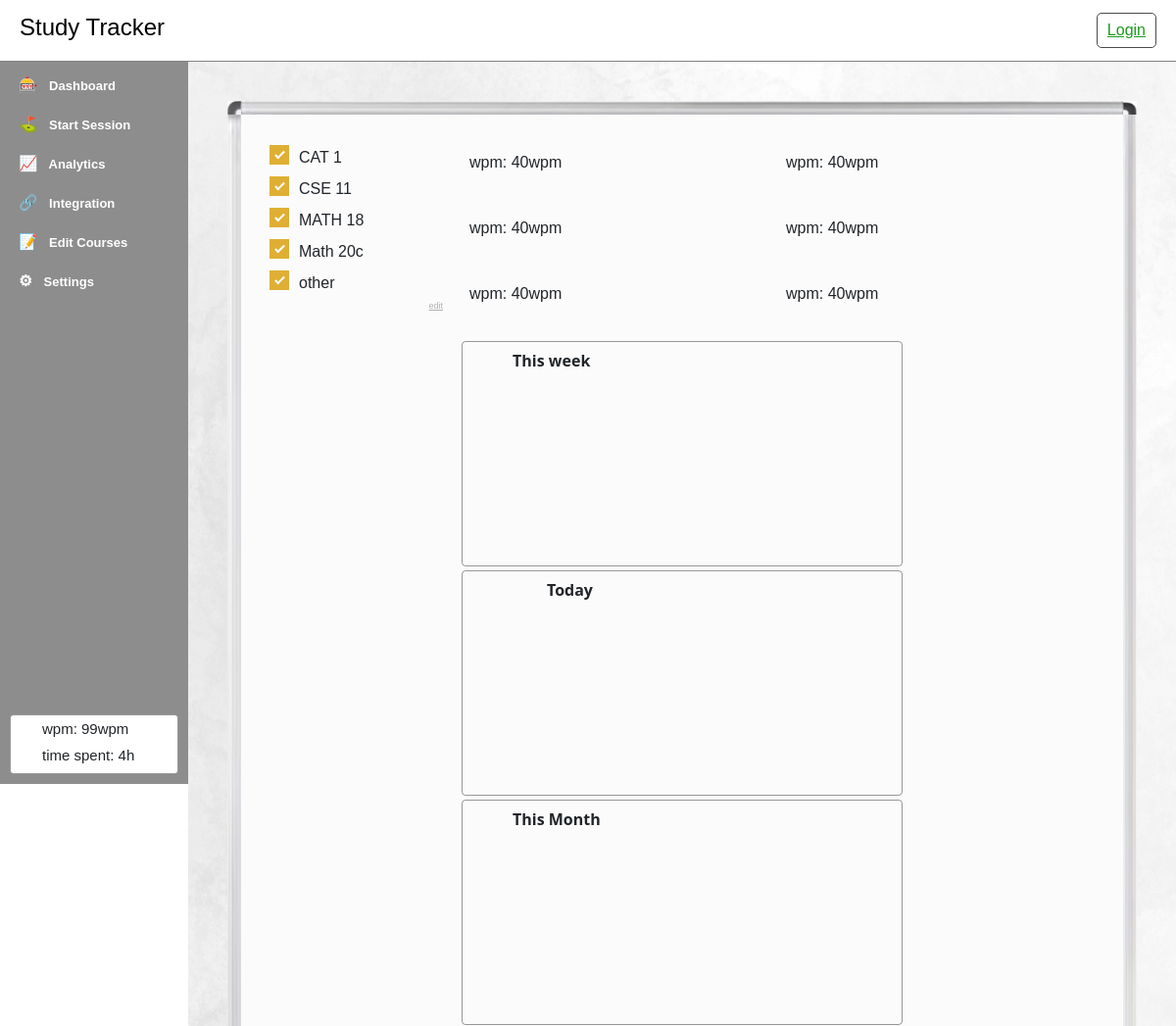
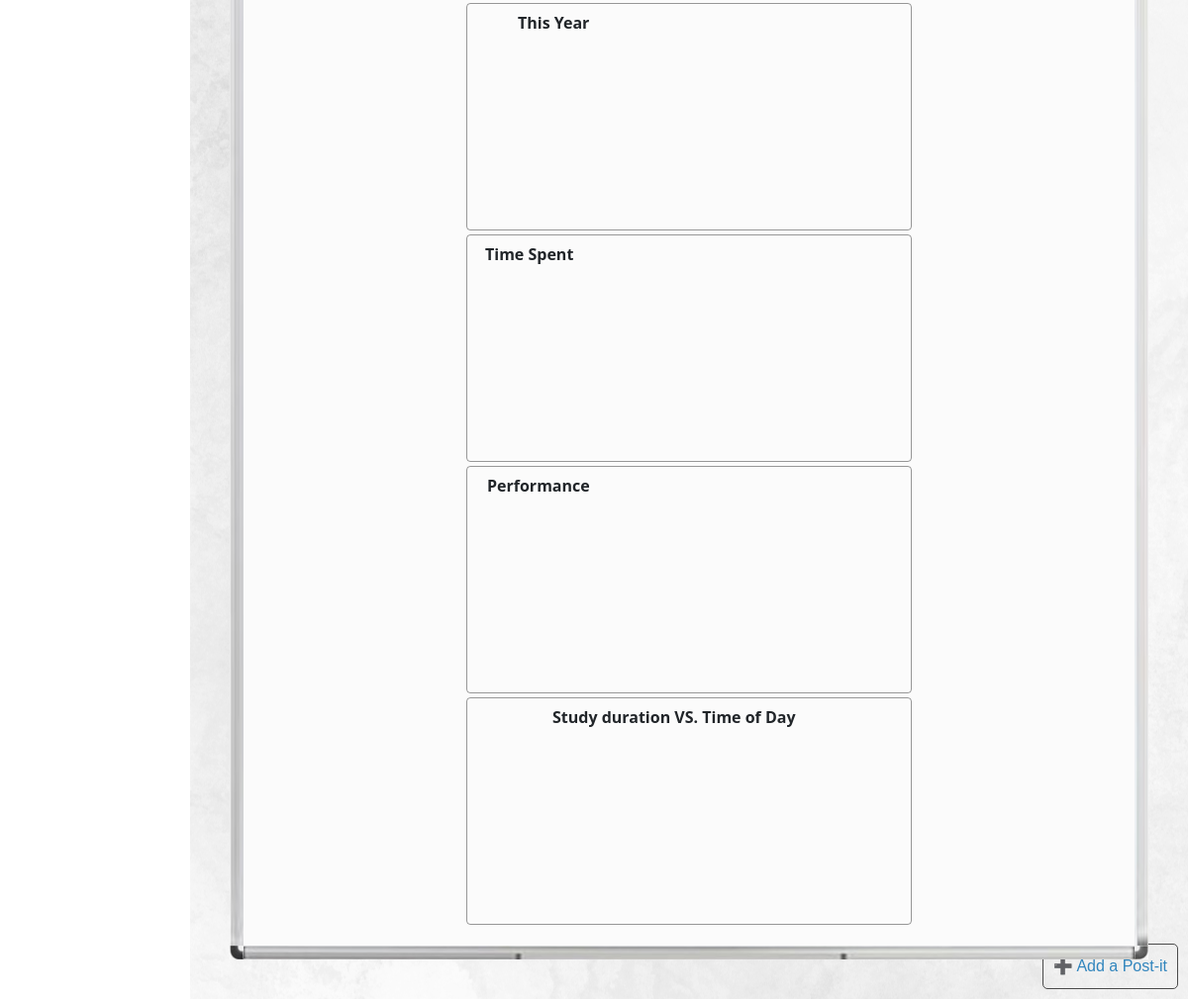
The app's page /courses/analytics/ with its own data (2 pictures, top to bottom).
### courses/models.py (models this page shows, shortened)
class Course(models.Model):
    course_name = models.CharField(max_length=200)
    date_added = models.DateTimeField('Date added')

### courses/views.py (the view)
# urls.py: path('analytics/', views.analytics, name='analytics'),
def analytics(request):
    courses = [c for c in Course.objects.all()]
    courses = sorted(courses, key=lambda c: c.course_name)
    now = datetime.utcnow();
    jsData = {
        "study_sessions": [],
        "courses": {},
    }
    for c in courses:
        c_study_sessions = queries.get_study_sessions_byType(c.id, now, "year")
        jsData["courses"][c.id] = {
            "id": c.id,
            "course_name": c.course_name,
            "date_added": str(c.date_added),
        }
        for ss in c_study_sessions:
            jsData["study_sessions"].append({
                "course_name": c.course_name,
                "course_id": c.id,
                'session': {
                    'id': ss.id,
                    'start_date': str(ss.start_date),
                    'end_date': str(ss.end_date),
                    'last_ping': str(ss.last_ping),
                    'duration': ss.duration
                },
            })
    context = {
        'courses': courses,
        'jsData': jsData,
    }
    return render(request, 'courses/analytics.html', context=context)

### courses/queries.py (called while the page is built)
def get_study_sessions_byType(course_id, now, type):
    course = Course.objects.all().get(pk=course_id)
    start = None
    end = None
    if type == "month":
        start = now - timezone.timedelta(days=30)
        end = now
    elif type == "year":
        start = now - timezone.timedelta(days=360)
        end = now
    else:
        get_study_sessions_today()
    study_sessions = StudySession.objects.filter(course=course,
                                                 start_date__gte=start,
                                                 end_date__lte=end)
    return study_sessions

### courses/templatetags/js.py (called while the page is built)
@register.filter(is_safe=True)
def object_jsStr(obj):
    return mark_safe(json.dumps(obj))

### courses/templates/courses/analytics.html (shortened to what this page needs)
{% extends 'base.html' %}
{% load static %}
{% block content %}
{% include 'partials/_sidebar.html' %}
<div style="flex-grow: 20; overflow-x: hidden; position: relative;">
{% include 'partials/_postitBackground.html' %}
<div style="padding: 40px;">
    <div class="" id="whiteboard" style="display: grid; grid-template-columns: 14px auto 14px; grid-template-rows: 14px auto 14px; width: 100%; margin-top: 0px;">
        {% include 'partials/_preWhiteboard.html' %}
            <div style="padding: 13px; background: #fbfbfb; display: flex; flex-direction: column; position: relative;">
                <div style="display: flex; flex-direction: row; padding: 8px;">
                    <div style="display: flex; flex-wrap: wrap; flex-direction: column; padding: 8px;">
                        {% if courses %}
                            <ul class="control-group" style="width: 180px; list-style-type: none; padding-left: 0px; margin: 0px;">
                                {% for c in courses %}
                                    <label class="control control-checkbox">
                                        {{ c.course_name }}
                                        <div class="control_indicator"></div>
                                    </label>
                                {% endfor %}
                            </ul>
                            <a style="margin: 0px; padding-right: 3px;" class="remarks" href="{% url 'courses:list' %}">edit</a>
                        {% else %}
                            <label>You don't have any courses yet</label>
                        {% endif %}
                    </div>
                    <div style="display: flex; flex-direction: row; padding: 8px; justify-content: space-around; flex-grow: 2;">
                        <div style="display: flex; flex-direction: column; padding: 8px; justify-content: space-between; flex-grow: 2;">
                            <div>wpm: 40wpm</div>
                            <div>wpm: 40wpm</div>
                            <div>wpm: 40wpm</div>
                        </div>
                        <div style="display: flex; flex-direction: column; padding: 8px; justify-content: space-between; flex-grow: 2;">
                            <div>wpm: 40wpm</div>
                            <div>wpm: 40wpm</div>
                            <div>wpm: 40wpm</div>
                        </div>
                    </div>
                </div>
                <div style="display: flex; flex-wrap: wrap; flex-direction: column; padding: 8px;">
                <div style="display: flex; justify-content: space-around; flex-grow: 3; flex-wrap: wrap;">
                    <div class="box dashboard-graphWeek" id="graphWeek" style="padding: 10px 16px 0px 0px; display: flex; flex-direction: column; max-height: 250px; max-width: 800px; min-width: 450px; width: 47%; height: 230px; margin-top: 4px;">
                        <h6 class="no-margin center" style="position: absolute; padding-left: 51px;">This week</h6>
                        <div id="weekChart" style="height: 100%;"></div>
                    </div>
                    <div class="box dashboard-graphToday" id="graphToday" style="padding: 10px 16px 0px 0px; display: flex; flex-direction: column; max-height: 250px; max-width: 800px; min-width: 450px; width: 47%; height: 230px; margin-top: 4px;">
                        <h6 class="no-margin center" style="position: absolute; padding-left: 86px;">Today</h6>
                        <div id="dayChart" style="height: 100%;"></div>
                    </div>
                    <div class="box dashboard-graphWeek" id="graphMonth" style="padding: 10px 16px 0px 0px; display: flex; flex-direction: column; max-height: 250px; max-width: 800px; min-width: 450px; width: 47%; height: 230px; margin-top: 4px;">
                        <h6 class="no-margin center" style="position: absolute; padding-left: 51px;">This Month</h6>
                        <div id="monthChart" style="height: 100%;"></div>
                    </div>
                    <div class="box dashboard-graphWeek" id="graphToday" style="padding: 10px 16px 0px 0px; display: flex; flex-direction: column; max-height: 250px; max-width: 800px; min-width: 450px; width: 47%; height: 230px; margin-top: 4px;">
                        <h6 class="no-margin center" style="position: absolute; padding-left: 51px;">This Year</h6>
                        <div id="yearChart" style="height: 100%;"></div>
                    </div>
                    <div class="box dashboard-graphToday" id="graphToday" style="position: relative; padding: 10px 16px 0px 16px; display: flex; flex-direction: row; max-height: 250px; max-width: 800px; min-width: 450px; width: 47%; height: 230px; margin-top: 4px;">
                        <h6 class="no-margin center" style="position: absolute; padding-left: 2px;">Time Spent</h6>
                        <div id="coursePiChart-year" style="height: 100%; flex-grow: 8; display: flex; justify-content: center; align-items: center;"></div>
                        <div id="coursePiChart-month" style="height: 100%; flex-grow: 9; display: flex; justify-content: center; align-items: center;"></div>
                        <div id="coursePiChart-week" style="height: 100%; flex-grow: 10; display: flex; justify-content: center; align-items: center;"></div>
                    </div>
                    <div class="box dashboard-graphToday" id="graphToday" style="padding: 10px 16px 0px 0px; display: flex; flex-direction: column; max-height: 250px; max-width: 800px; min-width: 450px; width: 47%; height: 230px; margin-top: 4px;">
                        <h6 class="no-margin center" style="position: absolute; padding-left: 20px;">Performance</h6>
                        <div id="skillsRadarChart" style="height: 100%;"></div>
                    </div>
                    <div class="box dashboard-graphToday" id="graphToday" style="padding: 10px 16px 0px 0px; display: flex; flex-direction: column; max-height: 250px; max-width: 800px; min-width: 450px; width: 47%; height: 230px; margin-top: 4px;">
                        <h6 class="no-margin center" style="position: absolute; padding-left: 86px;">Study duration VS. Time of Day</h6>
                        <div id="durationTimeScatterChart" style="height: 100%;"></div>
                    </div>
                </div>
                </div>
            </div>
        {% include 'partials/_postWhiteboard.html' %}
    </div>
</div>
</div>
{% endblock %}

### courses/static/css/header.css (style rules this page uses)
* { font-family: sans-serif; }
a, .btn { color: rgb(49, 133, 189); }
a, .btn:hover { color: rgb(38, 111, 160); }
a, .btn:focus { color: rgb(23, 93, 139); }
a, .btn :visited { color: rgb(24, 93, 139); }

### courses/static/css/index.css (style rules this page uses)
.control { font-family: arial; display: block; position: relative; padding-left: 30px; margin-bottom: 5px; padding-top: 3px; cursor: pointer; font-size: 16px; }
.control_indicator { position: absolute; top: 2px; left: 0; height: 20px; width: 20px; background: #e6e6e6; border: 0px solid #000000; border-radius: 0px; }
.control input:checked ~ .control_indicator { background: #dfaf35; }
.control_indicator:after { box-sizing: unset; content: ''; position: absolute; display: none; }
.control input:checked ~ .control_indicator:after { display: block; }
.control-checkbox .control_indicator:after { left: 8px; top: 4px; width: 3px; height: 8px; border: solid #ffffff; border-width: 0 2px 2px 0; transform: rotate(45deg); }
.control-checkbox .control_indicator::before { content: ''; display: block; position: absolute; left: 0; top: 0; width: 4.5rem; height: 4.5rem; margin-left: -1.3rem; margin-top: -1.3rem; background: #ebed53; border-radius: 3rem; opacity: 0.6; z-index: 99999; transform: scale(0); }
.control-checkbox input + .control_indicator::before { animation: s-ripple 250ms ease-out; }
.control-checkbox input:checked + .control_indicator::before { animation-name: s-ripple-dup; }

### courses/static/css/main.css (style rules this page uses)
.box { border: 0.5px solid rgba(78, 78, 78, 0.575); border-radius: 4px; display: flex; flex-direction: column; height: fit-content; }
.remarks { text-align: right; font-size: 9px; font-family:Verdana, Geneva, Tahoma, sans-serif; color: #b1b1b1; }
a.remarks { display: block; text-align: right; }
ul { list-style-position: inside; }
.no-margin { margin: 0px !important; }
.center { display: flex; justify-content: center; align-items: center; }
h1, h2, h3, h4, h5, h6 { margin: 10px 0px; font-family: 'Segoe UI', Tahoma, Geneva, Verdana, sans-serif; font-weight: 550; }
p, ol, ul { margin: 3px 0px; font-size: 15px; }
div > a { font-size: 15px; }
body { font-family: sans-serif; margin: 0px; }
.center { text-align: center; justify-content: center; align-items: center; }
a { font-size: inherit; }

### records on screen
Course: course_name "CAT 1"
Course: course_name "CSE 11"
Course: course_name "MATH 18"
Course: course_name "Math 20c"
Course: course_name "other"
